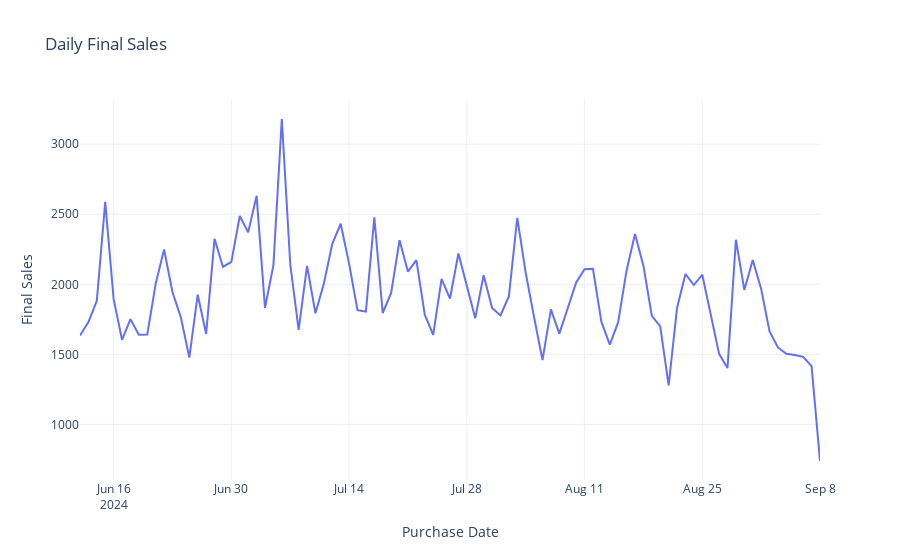

Notebook code cell kept with this figure:
### Code cell
# calculate daily number of quantities
daily_sales = transaction.groupby(by="PURCHASE_DATE")["FINAL_SALE"].sum().reset_index(name="total_sales").sort_values(by="PURCHASE_DATE")
px.line(daily_sales, x = "PURCHASE_DATE", y = "total_sales",
        labels={"PURCHASE_DATE": "Purchase Date",
                "total_sales": "Final Sales"},
                title="Daily Final Sales")
